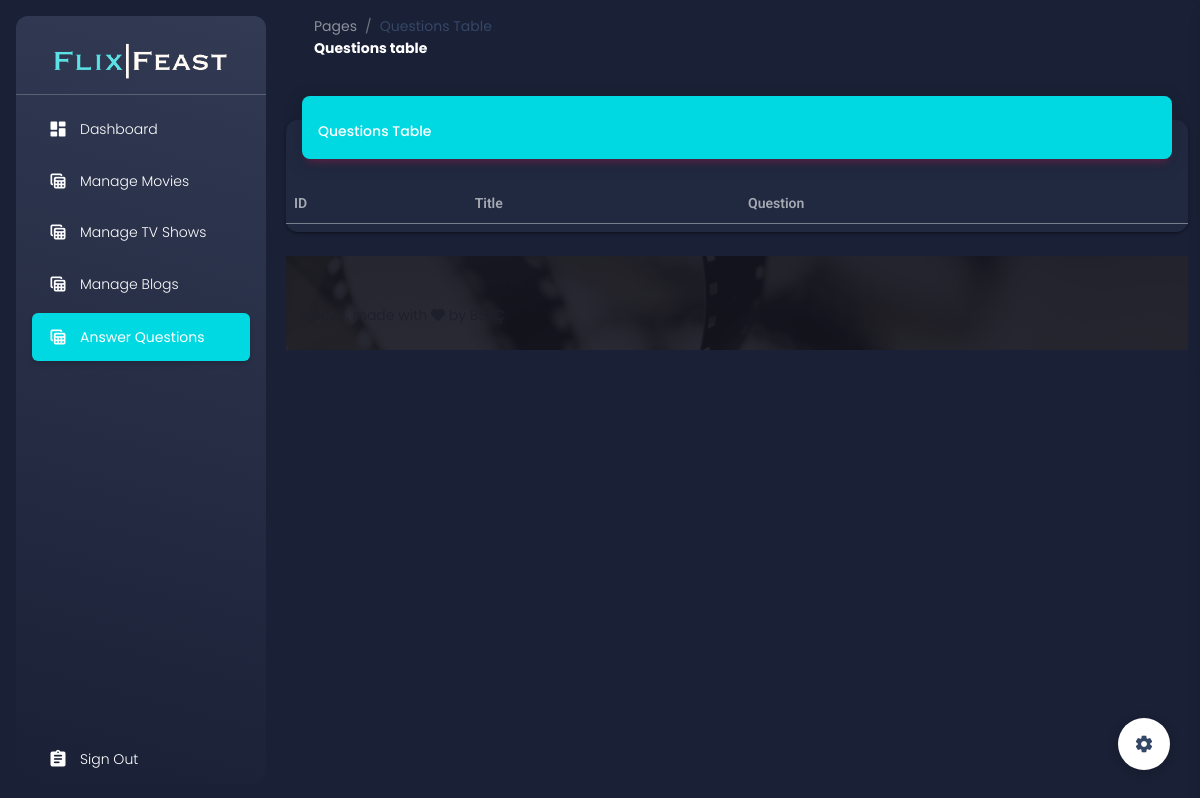
/dashboard/questions.php (signed in), run on an earlier commit of the app's database.
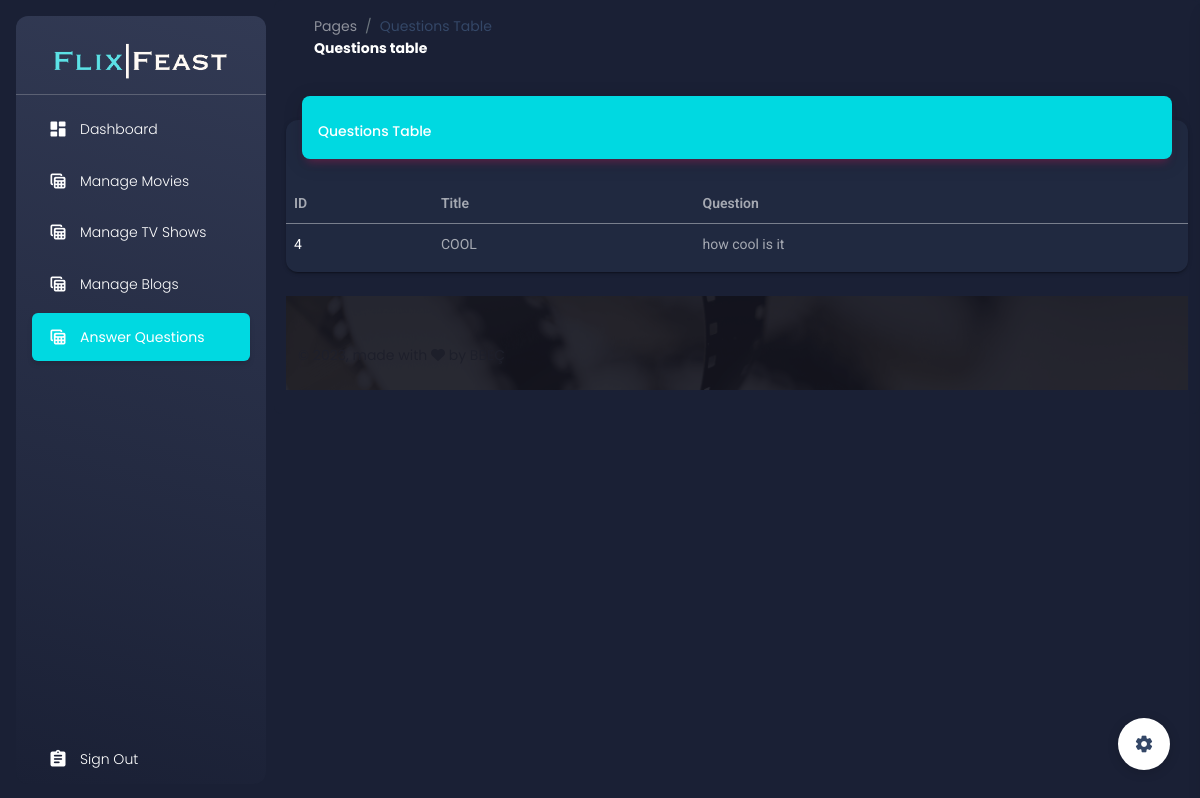
And on a later commit of the database.
### tables this page shows
CREATE TABLE `faq` (
  `ID` int(12) NOT NULL,
  `email` varchar(255) NOT NULL,
  `title` varchar(255) NOT NULL,
  `question` varchar(255) NOT NULL
);

### dashboard/questions.php (the view, shortened to what this page needs)
<!DOCTYPE html>
<html lang="en">
<head>
    <link href="assets/css2/nucleo-icons.css" rel="stylesheet" />
    <link href="assets/css2/nucleo-svg.css" rel="stylesheet" />
    <link id="pagestyle" href="assets/css2/material-dashboard.css?v=3.0.5" rel="stylesheet" />
    <link rel="stylesheet" href="style.css">
</head>
<body class="g-sidenav-show dark-version bg-gray-200">
    <?php include("header.php"); ?>
    <main class="main-content position-relative max-height-vh-100 h-100 border-radius-lg ">
        <nav class="navbar navbar-main navbar-expand-lg px-0 mx-4 shadow-none border-radius-xl" id="navbarBlur"
            data-scroll="true">
            <div class="container-fluid py-1 px-3">
                <nav aria-label="breadcrumb">
                    <ol class="breadcrumb bg-transparent mb-0 pb-0 pt-1 px-0 me-sm-6 me-5">
                        <li class="breadcrumb-item text-sm"><a class="opacity-5 text-dark" href="javascript:;">Pages</a>
                        </li>
                        <li class="breadcrumb-item text-sm text-dark active" aria-current="page">Questions Table</li>
                    </ol>
                    <h6 class="font-weight-bolder mb-0">Questions table</h6>
                </nav>
            </div>
        </nav>
        <div class="container-fluid py-4">
            <div class="row">
                <div class="col-12">
                    <div class="card my-4">
                        <div class="card-header p-0 position-relative mt-n4 mx-3 z-index-2">
                            <div class="bg-gradient-primary shadow-primary border-radius-lg pt-4 pb-3">
                                <h6 class="text-white text-capitalize ps-3">Questions table</h6>
                            </div>
                        </div>
                        <div class="card-body px-0 pb-2">
                            <div class="table-responsive p-0">
                                <?php
                                include('connection.php');
                                if (isset($_GET["page"])) {
                                    $page = $_GET["page"];
                                } else {
                                    $page = 1;
                                }
                                $results_per_page = 8;
                                $start_from = ($page - 1) * $results_per_page;
                                if (isset($_GET['search'])) {
                                    $search = $_GET['search'];
                                    $sql = "SELECT content.Trailer, content.Description, content.Length, content.ID, content.Title, content.Date, content.Status, content.Rating, content.Cover, director.Director, studio.Studio, GROUP_CONCAT(genre.Genre SEPARATOR ', ') as Genre
                                    FROM content
                                    JOIN director ON content.ID = director.ID
                                    JOIN studio ON content.ID = studio.ID
                                    JOIN genre ON content.ID = genre.ID
                                    WHERE content.Type = 'movie' and content.Title like '%{$search}%'
                                    GROUP BY content.ID
                                    LIMIT $start_from, $results_per_page";
                                    $sql1 = "SELECT content.Trailer, content.Description, content.Length, content.ID, content.Title, content.Date, content.Status, content.Rating, content.Cover, director.Director, studio.Studio, GROUP_CONCAT(genre.Genre SEPARATOR ', ') as Genre
                                    FROM content
                                    JOIN director ON content.ID = director.ID
                                    JOIN studio ON content.ID = studio.ID
                                    JOIN genre ON content.ID = genre.ID
                                    WHERE content.Type = 'movie' and content.Title like '%{$search}%'
                                    GROUP BY content.ID;";
                                    $result = mysqli_query($conn, $sql);
                                    $result1 = mysqli_query($conn, $sql1);
                                    $results_num = mysqli_num_rows($result1);
                                    $pages = ceil($results_num / $results_per_page);
                                } else {
                                    $sql = "SELECT ID,title,question
                                    FROM faq
                                    GROUP BY ID
                                    limit $start_from, $results_per_page;";
                                }
                                echo '<table class="table align-items-center mb-0" width="300px">
                                <tr>
                                    <th>ID</th>
                                    <th>Title</th>
                                    <th>Question</th>
                                </tr>';
                                $result = mysqli_query($conn, $sql);
                                while ($row = mysqli_fetch_array($result)) {
                                    echo '
                                <tr>
                                    <td><a href="answerQuestion.php?detailsID=' . $row['ID'] . '">'.$row['ID'].'</a></td>
                                    <td>' . $row['title'] . '</td>
                                    <td>' . $row['question'] . '</td>
                                </tr>
                                ';
                                }
                                echo '
                            </table>';
                                ?>
                            </div>
                        </div>
                    </div>
                </div>
            </div>
            <footer class="footer py-4  ">
                <div class="container-fluid">
                    <div class="row align-items-center justify-content-lg-between">
                        <div class="col-lg-6 mb-lg-0 mb-4">
                            <div class="copyright text-center text-sm text-muted text-lg-start">
                                , made with <i class="fa fa-heart"></i> by BBEÇ
                            </div>
                        </div>
                    </div>
                </div>
            </footer>
        </div>
    </main>
    <div class="fixed-plugin">
        <a class="fixed-plugin-button text-dark position-fixed px-3 py-2">
            <i class="material-icons py-2">settings</i>
        </a>
    </div>
</body>
</html>

### dashboard/header.php
<aside class="sidenav navbar navbar-vertical navbar-expand-xs border-0 border-radius-xl my-3 fixed-start ms-3   bg-gradient-dark" id="sidenav-main">
    <div class="sidenav-header">
        <center>
            <a href="../index.php" target="_blank">
                <img src="../assets/img/logo.png" alt="main_logo" width=180px>
            </a>
        </center>
    </div>
    <hr class="horizontal light mt-0 mb-2">
    <div class="collapse navbar-collapse  w-auto " id="sidenav-collapse-main">
        <ul class="navbar-nav">
            <li class="nav-item">
                <a class="nav-link text-white" href="dashboard.php" id="dashboard">
                    <div class="text-white text-center me-2 d-flex align-items-center justify-content-center">
                        <i class="material-icons opacity-10">dashboard</i>
                    </div>
                    <span class="nav-link-text ms-1">Dashboard</span>
                </a>
            </li>
            <li class="nav-item">
                <a class="nav-link text-white" href="movies-tb.php" id="movies">
                    <div class="text-white text-center me-2 d-flex align-items-center justify-content-center">
                        <i class="material-icons opacity-10">table_view</i>
                    </div>
                    <span class="nav-link-text ms-1">Manage Movies</span>
                </a>
            </li>
            <li class="nav-item">
                <a class="nav-link text-white " href="shows-tb.php" id="tvshows">
                    <div class="text-white text-center me-2 d-flex align-items-center justify-content-center">
                        <i class="material-icons opacity-10">table_view</i>
                    </div>
                    <span class="nav-link-text ms-1">Manage TV Shows</span>
                </a>
            </li>
            <li class="nav-item">
                <a class="nav-link text-white " href="blogs-tb.php" id="blogs">
                    <div class="text-white text-center me-2 d-flex align-items-center justify-content-center">
                        <i class="material-icons opacity-10">table_view</i>
                    </div>
                    <span class="nav-link-text ms-1">Manage Blogs</span>
                </a>
            </li>
            <li class="nav-item">
                <a class="nav-link text-white " href="questions.php" id="questions">
                    <div class="text-white text-center me-2 d-flex align-items-center justify-content-center">
                        <i class="material-icons opacity-10">table_view</i>
                    </div>
                    <span class="nav-link-text ms-1">Answer Questions</span>
                </a>
            </li>
            <li class="nav-item">
                <div class="idenav-footer position-absolute w-100 bottom-0 ">
                    <a class="nav-link text-white " href="../Services/logout.php">
                        <div class="text-white text-center me-2 d-flex align-items-center justify-content-center">
                            <i class="material-icons opacity-10">assignment</i>
                        </div>
                        <span class="nav-link-text ms-1">Sign Out</span>
                    </a>
                </div>
            </li>
        </ul>
    </div>
</aside>

### assets/css/style.css (style rules this page uses)
body { line-height: 24px; font-size: 14px; color: #b6b7b9; background: #13151f; font-family: "Poppins", sans-serif; font-weight: 400; position: relative; }
h1, h2, h3, h4, h5, h6 { font-weight: 500; color: #fff; }
h1, h2, h3, h4, h5, h6, p { margin: 0px; }
h6 { font-size: 14px; }
a { transition: 0.6s; }
a, a:hover { color: #fff; }
img { max-width: 100%; height: auto; }
a, a:hover, a:focus, a:active, button:focus { text-decoration: none; border: none; outline: 0; }
ul { list-style: none; margin: 0; padding: 0; }
ol { margin-bottom: 0; }
hr { margin: 0; border-top: 1px solid #ddd; }
.footer { background: url("../img/footer-bg.png") no-repeat bottom center / cover; position: relative; padding: 90px 0 30px; }
.footer::before { position: absolute; background: #13151f; top: 0; left: 0; content: ""; width: 100%; height: 100%; opacity: 0.9; }
.copyright { padding-top: 25px; }

### dashboard/questions.php (style rules this page uses)
.table td, .table th { white-space: normal; }

What changed in the data, as far as the page shows it:
added faq: ID "4", title "COOL", question "how cool is it"
